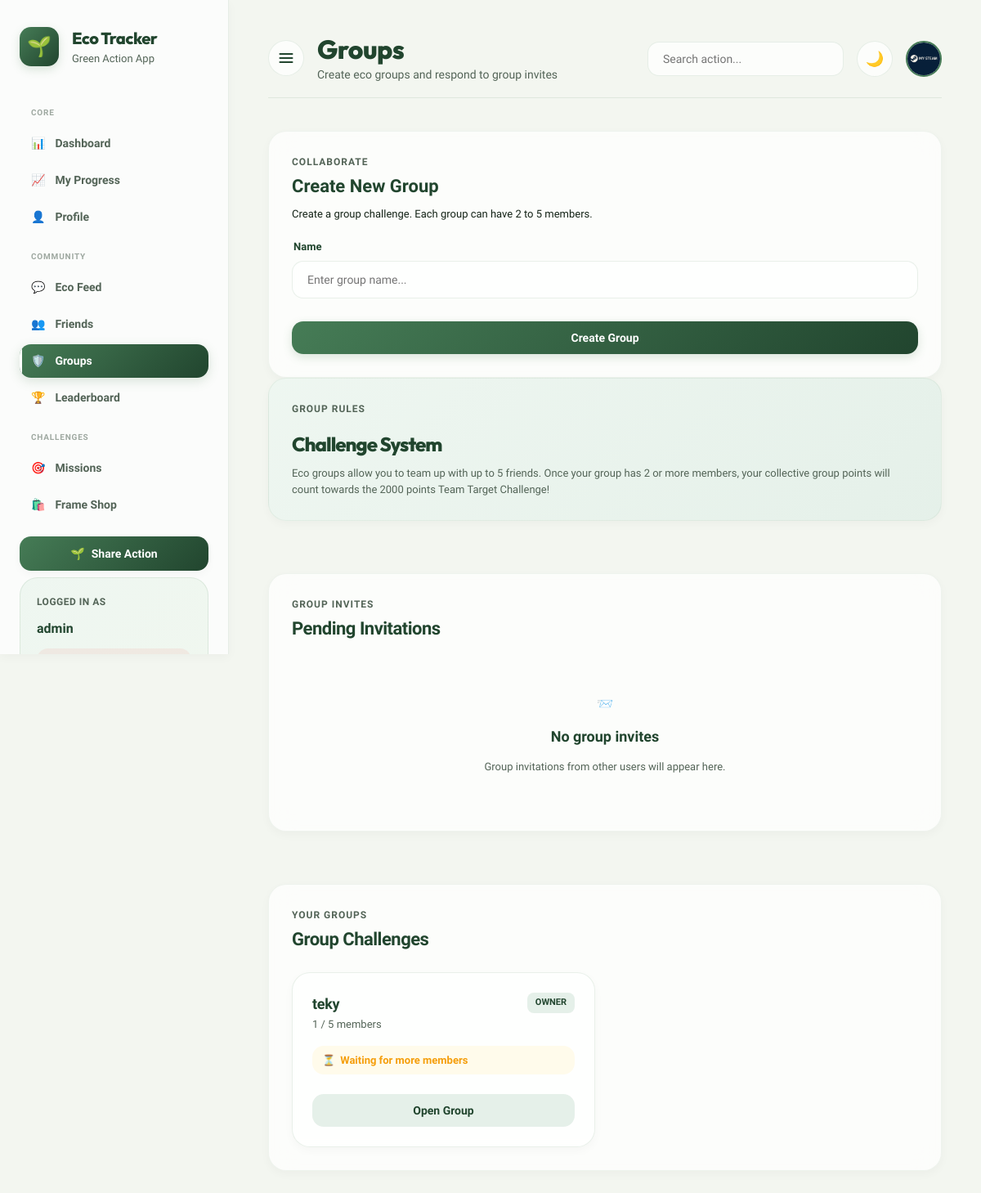
The page /groups/ (signed in) on the database as committed earlier.
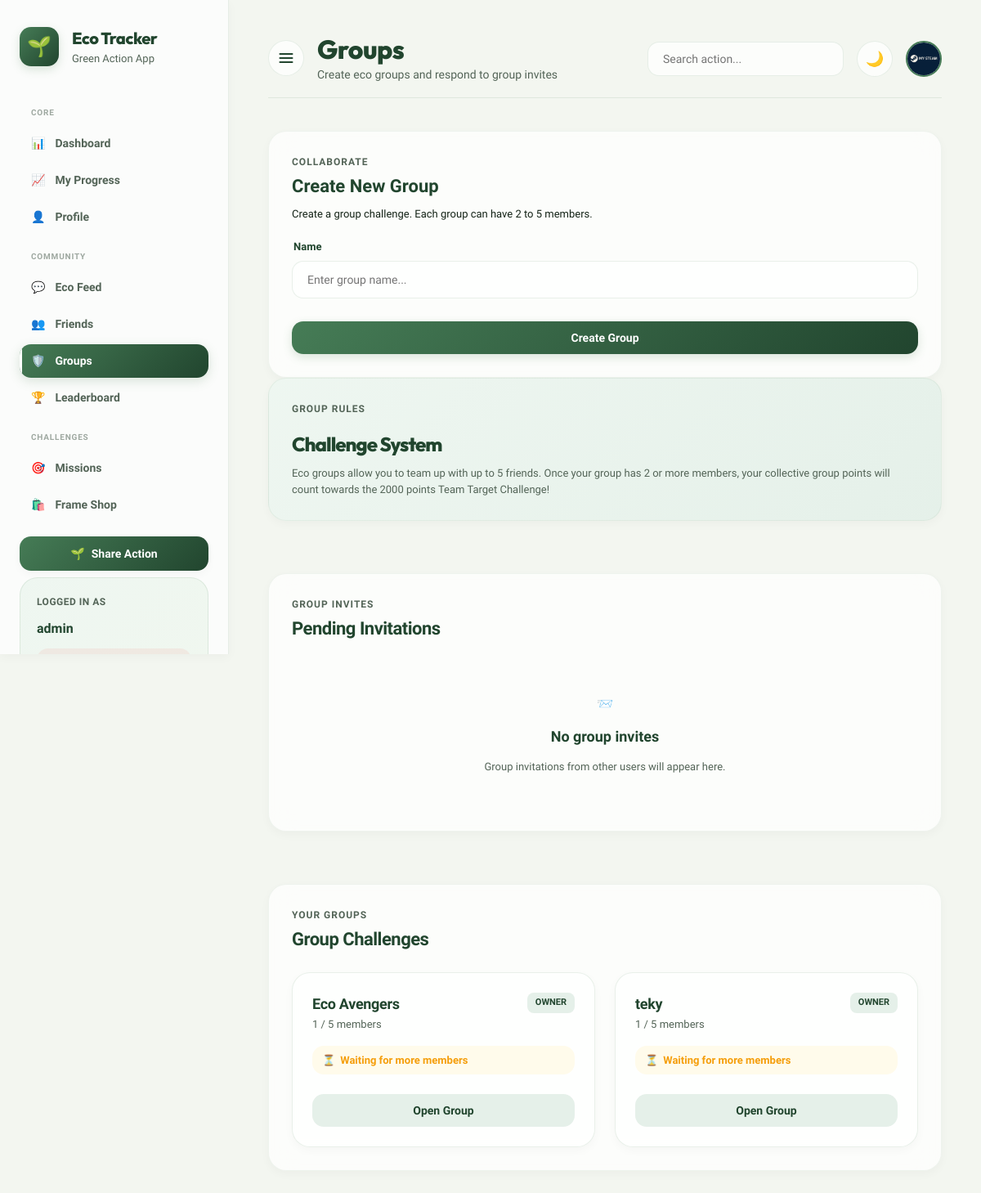
The same page on the database as committed later.
### tracker/models.py (models this page shows, shortened)
class UserProfile(models.Model):
    user = models.OneToOneField(
        User,
        on_delete=models.CASCADE,
        related_name="profile"
    )
    avatar = models.ImageField(
        upload_to="avatars/",
        blank=True,
        null=True
    )
    streak_count = models.PositiveIntegerField(default=0)
    last_action_date = models.DateField(null=True, blank=True)
    last_level = models.CharField(max_length=100, default="Eco Novice")
    last_perfect_day_date = models.DateField(null=True, blank=True)
    points_spent = models.PositiveIntegerField(default=0)
    active_frame = models.ForeignKey(
        "AvatarFrame",
        on_delete=models.SET_NULL,
        null=True,
        blank=True,
        related_name="active_users"
    )

class EcoGroup(models.Model):
    name = models.CharField(max_length=100)
    owner = models.ForeignKey(
        User,
        on_delete=models.CASCADE,
        related_name="owned_groups"
    )
    members = models.ManyToManyField(
        User,
        through="GroupMember",
        related_name="eco_groups"
    )
    created_at = models.DateTimeField(auto_now_add=True)
    def member_count(self):
        return self.members.count()

### tracker/views.py (the view, shortened to what this page needs)
# urls.py: path("groups/", views.groups, name="groups"),
@login_required
def groups(request):
    form = EcoGroupForm()
    user_groups = (
        EcoGroup.objects
        .filter(members=request.user)
        .distinct()
        .order_by("-created_at")
    )
    received_invites = (
        GroupInvite.objects
        .filter(receiver=request.user, status="pending")
        .select_related("group", "sender")
        .order_by("-created_at")
    )
    context = {
        "page_title": "Groups",
        "page_subtitle": "Create eco groups and respond to group invites",
        "form": form,
        "user_groups": user_groups,
        "received_invites": received_invites,
    }
    return render(request, "pages/groups.html", context)

### tracker/forms.py
class EcoGroupForm(forms.ModelForm):
    class Meta:
        model = EcoGroup
        fields = ["name"]
        widgets = {
            "name": forms.TextInput(attrs={
                "placeholder": "Enter group name..."
            }),
        }

### templates/pages/groups.html (shortened to what this page needs)
{% extends "base.html" %}
{% block content %}
<div class="groups-layout" style="margin-bottom: 32px;">
    <div class="card form-card">
        <p class="card-label">Collaborate</p>
        <h2 style="font-size: 22px; font-weight: 800; color: var(--accent); margin-bottom: 8px;">Create New Group</h2>
        <p class="muted-text" style="margin-bottom: 20px; font-size: 13px;">
            Create a group challenge. Each group can have 2 to 5 members.
        </p>
        <form method="post" class="eco-form">
            {% for field in form %}
                <div class="form-group">
                    <label for="{{ field.id_for_label }}">{{ field.label }}</label>
                    {{ field }}
                </div>
            {% endfor %}
            <button type="submit" class="upload-btn" style="width: 100%; justify-content: center; margin-top: 8px;">Create Group</button>
        </form>
    </div>
    <div class="card stat-card" style="justify-content: center; background: linear-gradient(135deg, var(--primary-light), var(--accent-light));">
        <p class="card-label">Group Rules</p>
        <h2 style="font-size: 24px; font-weight: 800; color: var(--accent); margin-bottom: 8px;">Challenge System</h2>
        <p class="muted-text" style="font-size: 13px; line-height: 1.5; color: var(--text-muted);">
            Eco groups allow you to team up with up to 5 friends. Once your group has 2 or more members, your collective group points will count towards the 2000 points Team Target Challenge!
        </p>
    </div>
</div>
<div class="card" style="margin-bottom: 32px;">
    <div class="card-header">
        <div>
            <p class="card-label">Group Invites</p>
            <h2>Pending Invitations</h2>
        </div>
    </div>
    <div class="action-list">
        {% for invite in received_invites %}
            <div class="action-item">
                <div class="action-content">
                    <h4 style="font-size: 15px; font-weight: 700; color: var(--accent);">{{ invite.group.name }}</h4>
                    <p style="font-size: 13px; color: var(--text-muted);">Invited by <strong style="color: var(--primary);">{{ invite.sender.username }}</strong></p>
                </div>
                <div class="friend-actions">
                    <a href="{% url 'accept_group_invite' invite.id %}">
                        <button class="small-btn" style="padding: 8px 16px;">Accept</button>
                    </a>
                    <a href="{% url 'reject_group_invite' invite.id %}">
                        <button class="danger-btn" style="padding: 8px 16px;">Reject</button>
                    </a>
                </div>
            </div>
        {% empty %}
            {% include "components/empty_state.html" with icon="📨" title="No group invites" message="Group invitations from other users will appear here." %}
        {% endfor %}
    </div>
</div>
<div class="card">
    <div class="card-header">
        <div>
            <p class="card-label">Your Groups</p>
            <h2>Group Challenges</h2>
        </div>
    </div>
    <div class="group-grid">
        {% for group in user_groups %}
            <div class="group-card-item">
                <div class="group-card-header">
                    <div>
                        <h3>{{ group.name }}</h3>
                        <p style="font-size: 13px; color: var(--text-muted); margin-top: 2px;">{{ group.member_count }} / 5 members</p>
                    </div>
                    {% if group.owner == user %}
                        <span class="owner-badge">Owner</span>
                    {% else %}
                        <span class="member-badge">Member</span>
                    {% endif %}
                </div>
                {% if group.member_count < 2 %}
                    <div class="challenge-status warning-text" style="display: flex; align-items: center; gap: 6px;">
                        <span>⏳</span> Waiting for more members
                    </div>
                {% else %}
                    <div class="challenge-status success-text" style="display: flex; align-items: center; gap: 6px;">
                        <span>🔥</span> Challenge active
                    </div>
                {% endif %}
                <a href="{% url 'group_detail' group.id %}" style="margin-top: 8px; width: 100%;">
                    <button class="secondary-btn full-btn" style="width: 100%; padding: 12px;">Open Group</button>
                </a>
            </div>
        {% empty %}
            <div style="grid-column: 1 / -1; width: 100%;">
                {% include "components/empty_state.html" with icon="🏆" title="No groups yet" message="Create a group challenge or accept an invite to compete with friends." %}
            </div>
        {% endfor %}
    </div>
</div>
{% endblock %}

### templates/base.html (shortened to what this page needs)
{% load static %}
<!DOCTYPE html>
<html lang="en">
<head>
    <link rel="stylesheet" href="{% static 'css/style.css' %}?v={% now 'U' %}">
</head>
<body>
<div class="app-layout">
    {% include "components/sidebar.html" %}
    <main class="main-content">
    {% include "components/topbar.html" %}
    {% block content %}
    {% endblock %}
</main>
</div>
</body>
</html>

### templates/components/sidebar.html (shortened to what this page needs)
<aside class="sidebar">
    <div class="brand">
        <div class="brand-logo">🌱</div>
        <div>
            <h2>Eco Tracker</h2>
            <p>Green Action App</p>
        </div>
    </div>
    <nav class="sidebar-menu">
        <p class="sidebar-section-title" style="margin-top: 8px;">Core</p>
        <a class="{% if request.resolver_match.url_name == 'dashboard' %}active{% endif %}" href="{% url 'dashboard' %}">
            <span>📊</span> Dashboard
        </a>
        <a class="{% if request.resolver_match.url_name == 'my_progress' %}active{% endif %}" href="{% url 'my_progress' %}">
            <span>📈</span> My Progress
        </a>
        <a class="{% if request.resolver_match.url_name == 'profile' %}active{% endif %}" href="{% url 'profile' %}">
            <span>👤</span> Profile
        </a>
        <p class="sidebar-section-title">Community</p>
        <a class="{% if request.resolver_match.url_name == 'eco_feed' %}active{% endif %}" href="{% url 'eco_feed' %}">
            <span>💬</span> Eco Feed
        </a>
        <a class="{% if request.resolver_match.url_name == 'friends' %}active{% endif %}" href="{% url 'friends' %}">
            <span>👥</span> Friends
        </a>
        <a class="{% if request.resolver_match.url_name == 'groups' %}active{% endif %}" href="{% url 'groups' %}">
            <span>🛡️</span> Groups
        </a>
        <a class="{% if request.resolver_match.url_name == 'leaderboard' %}active{% endif %}" href="{% url 'leaderboard' %}">
            <span>🏆</span> Leaderboard
        </a>
        <p class="sidebar-section-title">Challenges</p>
        <a class="{% if request.resolver_match.url_name == 'missions' %}active{% endif %}" href="{% url 'missions' %}">
            <span>🎯</span> Missions
        </a>
        <a class="{% if request.resolver_match.url_name == 'frame_shop' %}active{% endif %}" href="{% url 'frame_shop' %}">
            <span>🛍️</span> Frame Shop
        </a>
    </nav>
    <div style="margin-top: 18px; margin-bottom: 8px;">
        <a href="{% url 'upload_action' %}" style="display: block; width: 100%;">
            <button class="upload-btn" style="width: 100%; padding: 13px 18px; display: flex; align-items: center; justify-content: center; gap: 8px; font-size: 14px; font-weight: 800; border-radius: var(--radius-md); box-shadow: var(--shadow-sm); cursor: pointer; border: none; font-family: inherit;">
                <span>🌱</span> Share Action
            </button>
        </a>
    </div>
    <div class="sidebar-bottom">
        {% if user.is_authenticated %}
            <p>Logged in as</p>
            <h3>{{ user.username }}</h3>
            <form method="post" action="{% url 'logout' %}">
                <button class="logout-btn">Logout</button>
            </form>
        {% endif %}
    </div>
</aside>

### templates/components/topbar.html (shortened to what this page needs)
<header class="topbar">
    <div style="display: flex; align-items: center; gap: 16px;">
        <button id="sidebarToggleBtn" class="sidebar-toggle-btn" title="Toggle Sidebar" aria-label="Toggle Sidebar">
            <svg width="20" height="20" viewBox="0 0 24 24" fill="none" stroke="currentColor" stroke-width="2.5" stroke-linecap="round" stroke-linejoin="round">
                <line x1="3" y1="12" x2="21" y2="12"></line>
                <line x1="3" y1="6" x2="21" y2="6"></line>
                <line x1="3" y1="18" x2="21" y2="18"></line>
            </svg>
        </button>
        <div>
            <h1 style="margin: 0; line-height: 1.2;">{{ page_title|default:"Dashboard" }}</h1>
            <p style="margin: 0; margin-top: 2px;">{{ page_subtitle|default:"Track your environmental actions and progress" }}</p>
        </div>
    </div>
    <div class="topbar-actions">
        <input type="text" placeholder="Search action...">
        <button id="themeToggleBtn"
            style="padding: 0; width: 44px; height: 44px; border-radius: 50%; display: grid; place-items: center; font-size: 18px; border: 1.5px solid var(--border); background: var(--panel); cursor: pointer; color: var(--accent); transition: var(--transition);">
        </button>
        {% if request.user.is_authenticated %}
        <a href="{% url 'profile' %}" class="topbar-avatar-link">
            {% if request.user.profile.avatar %}
            <img src="{{ request.user.profile.avatar.url }}" alt="{{ request.user.username }}" class="ranking-avatar"
                style="width: 44px; height: 44px; border-radius: 50%; border: 2px solid var(--primary); object-fit: cover;">
            {% else %}
            <div class="ranking-avatar"
                style="width: 44px; height: 44px; border-radius: 50%; background: var(--primary-light); border: 2px solid var(--primary); color: var(--primary); font-weight: 800; display: grid; place-items: center; font-size: 18px;">
                {{ request.user.username|first|upper }}
            </div>
            {% endif %}
        </a>
        {% endif %}
    </div>
</header>

### templates/components/empty_state.html (shortened to what this page needs)
<div class="empty-state">
    <div class="empty-icon">
        {{ icon|default:"🌱" }}
    </div>
    <h3>{{ title|default:"Nothing here yet" }}</h3>
    <p>
        {{ message|default:"Start using Eco Tracker to see data here." }}
    </p>
</div>

Rows that differ between the two databases and show on the page:
added EcoGroup: name "Eco Avengers", member_count "1", shows "OWNER", shows "Waiting for more members"
